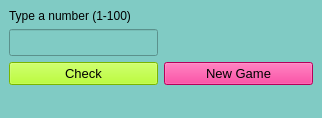
<?xml version="1.0" encoding="UTF-8"?>
<ui version="4.0">
 <class>MainWindow</class>
 <widget class="QMainWindow" name="MainWindow">
  <property name="geometry">
   <rect>
    <x>0</x>
    <y>0</y>
    <width>322</width>
    <height>118</height>
   </rect>
  </property>
  <property name="windowTitle">
   <string>Guess The Number</string>
  </property>
  <property name="windowIcon">
   <iconset>
    <normaloff>icon.png</normaloff>icon.png</iconset>
  </property>
  <property name="styleSheet">
   <string notr="true">background-color: rgb(128, 203, 196);</string>
  </property>
  <widget class="QWidget" name="centralwidget">
   <layout class="QGridLayout" name="gridLayout">
    <item row="5" column="1">
     <widget class="QPushButton" name="check_btn">
      <property name="font">
       <font>
        <pointsize>10</pointsize>
       </font>
      </property>
      <property name="styleSheet">
       <string notr="true">background-color: rgb(170, 255, 0);</string>
      </property>
      <property name="text">
       <string>Check</string>
      </property>
     </widget>
    </item>
    <item row="1" column="1">
     <widget class="QLabel" name="label">
      <property name="text">
       <string>Type a number (1-100)</string>
      </property>
     </widget>
    </item>
    <item row="5" column="2">
     <widget class="QPushButton" name="newgame_btn">
      <property name="font">
       <font>
        <pointsize>10</pointsize>
       </font>
      </property>
      <property name="styleSheet">
       <string notr="true">
background-color: rgb(255, 0, 127);</string>
      </property>
      <property name="text">
       <string>New Game</string>
      </property>
     </widget>
    </item>
    <item row="2" column="1">
     <widget class="QLineEdit" name="lineEdit">
      <property name="sizePolicy">
       <sizepolicy hsizetype="Preferred" vsizetype="Fixed">
        <horstretch>0</horstretch>
        <verstretch>0</verstretch>
       </sizepolicy>
      </property>
      <property name="font">
       <font>
        <pointsize>12</pointsize>
       </font>
      </property>
     </widget>
    </item>
    <item row="6" column="1">
     <spacer name="verticalSpacer">
      <property name="orientation">
       <enum>Qt::Vertical</enum>
      </property>
      <property name="sizeHint" stdset="0">
       <size>
        <width>20</width>
        <height>40</height>
       </size>
      </property>
     </spacer>
    </item>
    <item row="2" column="2">
     <widget class="QLabel" name="guide_label">
      <property name="font">
       <font>
        <pointsize>12</pointsize>
       </font>
      </property>
      <property name="text">
       <string/>
      </property>
     </widget>
    </item>
   </layout>
  </widget>
  <widget class="QStatusBar" name="statusbar"/>
 </widget>
 <resources/>
 <connections/>
</ui>
